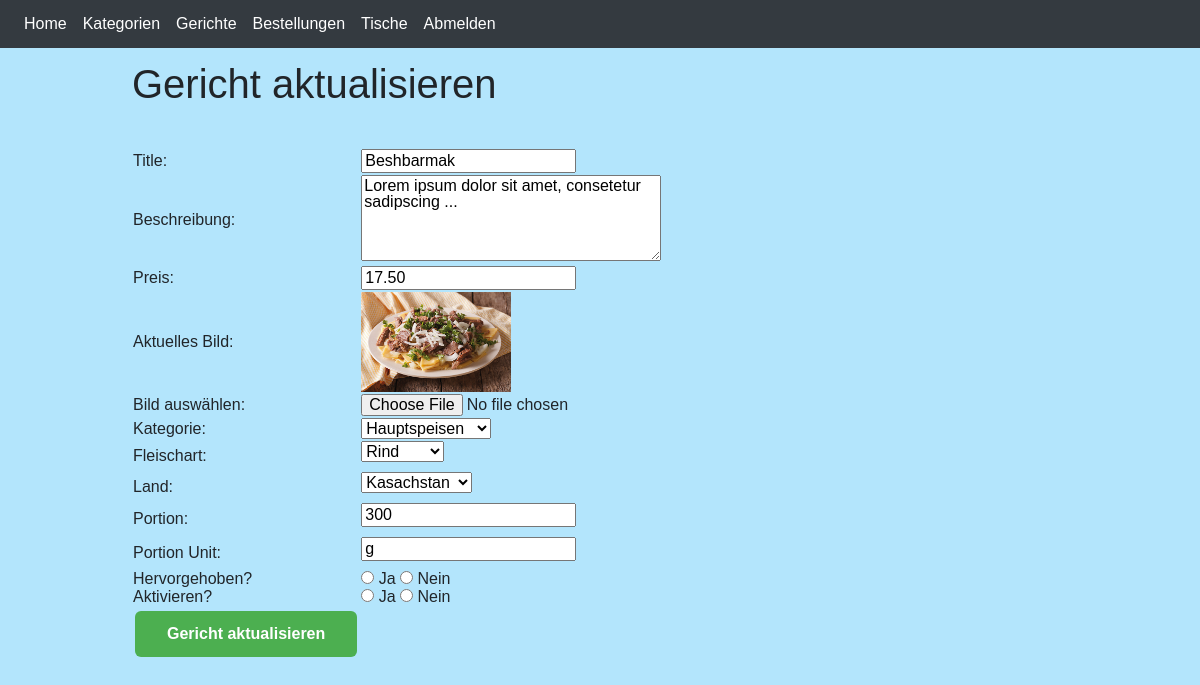
Page /admin/dishUpdate.php?id=1 (signed in) on the committed database.
### tables this page shows
CREATE TABLE `food` (
                        `id` int(10) NOT NULL,
                        `title` varchar(150) NOT NULL,
                        `description` varchar(255) NOT NULL,
                        `price` decimal(10,2) NOT NULL,
                        `image_name` varchar(80) NOT NULL,
                        `category_id` int(11) NOT NULL,
                        `meat_type_id` int(11) DEFAULT NULL,
                        `country_id` int(11) DEFAULT NULL,
                        `food_portion` int(11) DEFAULT NULL,
                        `food_portion_unit` varchar(30) DEFAULT NULL,
                        `featured` varchar(10) NOT NULL,
                        `active` varchar(10) NOT NULL
);

CREATE TABLE `category` (
                            `id` int(11) NOT NULL,
                            `category_name` varchar(80) NOT NULL,
                            `image_name` varchar(100) NOT NULL,
                            `featured` varchar(10) NOT NULL,
                            `active` varchar(10) NOT NULL,
                            `icon_name` varchar(100) NOT NULL
);

CREATE TABLE `meat_type` (
                             `id` int(11) NOT NULL,
                             `meat_type_name` varchar(80) NOT NULL,
                             `icon_name` varchar(80) NOT NULL
);

CREATE TABLE `country` (
                           `id` int(11) NOT NULL,
                           `country_name` varchar(80) NOT NULL,
                           `country_short_name` varchar(10) NOT NULL
);

### admin/dishUpdate.php (the view, shortened to what this page needs)
<?php include('partials/header.php'); ?>
<?php
if(isset($_GET['id']))
{
    $id = $_GET['id'];
    $sql2 = "SELECT * FROM food WHERE id=$id";
    $res2 = mysqli_query($conn, $sql2);
    $row2 = mysqli_fetch_assoc($res2);
    $title = $row2['title'];
    $description = $row2['description'];
    $price = $row2['price'];
    $current_image = $row2['image_name'];
    $current_category = $row2['category_id'];
    $current_country_id = $row2 ['country_id'];
    $current_meat_type = $row2['meat_type_id'];
    $food_portion = $row2 ['food_portion'];
    $food_portion_unit = $row2['food_portion_unit'];
    $featured = $row2['featured'];
    $active = $row2['active'];
}
else
{
    header('location:'.URLRACINE.'admin/dishManage.php');
}
?>
    <div class="main-content">
        <div class="wrapper">
            <h1>Gericht aktualisieren</h1>
            <br><br>
            <form action="" method="POST" enctype="multipart/form-data">
                <table class="tbl-30">
                    <tr>
                        <td>Title: </td>
                        <td>
                            <input type="text" name="title" value="<?php echo $title; ?>">
                        </td>
                    </tr>
                    <tr>
                        <td>Beschreibung: </td>
                        <td>
                            <textarea name="description" cols="30" rows="5"><?php echo $description; ?></textarea>
                        </td>
                    </tr>
                    <tr>
                        <td>Preis: </td>
                        <td>
                            <input type="number" name="price" value="<?php echo $price; ?>">
                        </td>
                    </tr>
                    <tr>
                        <td>Aktuelles Bild: </td>
                        <td>
                            <?php
                            if($current_image == "")
                            {
                                echo "<div class='error'>Kein Bild vorhanden</div>";
                            }
                            else
                            {
                                ?>
                                <img src="<?php echo URLRACINE; ?>assets/images/<?php echo $current_image; ?>" width="150px">
                                <?php
                            }
                            ?>
                        </td>
                    </tr>
                    <tr>
                        <td>Bild auswählen: </td>
                        <td>
                            <input type="file" name="image">
                        </td>
                    </tr>
                    <tr>
                        <td>Kategorie: </td>
                        <td>
                            <select name="category">
                                <?php
                                $sql = "SELECT * FROM category";
                                $res = mysqli_query($conn, $sql);
                                $count = mysqli_num_rows($res);
                                if($count>0)
                                {
                                    while($row=mysqli_fetch_assoc($res))
                                    {
                                        $category_title = $row['category_name'];
                                        $category_id = $row['id'];
                                        ?>
                                        <option <?php if($current_category==$category_id){echo "selected";} ?> value="<?php echo $category_id; ?>"><?php echo $category_title; ?></option>
                                        <?php
                                    }
                                }
                                else
                                {
                                    echo "<option value='0'>Kategorie nicht verfügbar</option>";
                                }
                                ?>
                            </select>
                        </td>
                    </tr>
                    <tr>
                        <td>Fleischart: </td>
                        <td>
                            <label>
                                <select name="meat_type_id">
                                    <?php
                                    $sql = "SELECT * FROM meat_type";
                                    $res = mysqli_query($conn, $sql);
                                    $count = mysqli_num_rows($res);
                                    if($count>0)
                                    {
                                        while($row=mysqli_fetch_assoc($res))
                                        {
                                            $meat_type_id = $row['id'];
                                            $meat_type_name = $row['meat_type_name'];
                                            ?>
                                            <option <?php if($current_meat_type==$meat_type_id) {echo "selected";} ?>  value="<?php echo $meat_type_id; ?>"><?php echo $meat_type_name; ?></option>
                                            <?php
                                        }
                                    }
                                    else
                                    {
                                        ?>
                                        <option value="0">keine Fleischart gefunden</option>
                                        <?php
                                    }
                                    ?>
                                </select>
                            </label>
                        </td>
                    </tr>
                    <tr>
                        <td>Land: </td>
                        <td>
                            <label>
                                <select name="country_id">
                                    <?php
                                    $sql = "SELECT * FROM country";
                                    $res = mysqli_query($conn, $sql);
                                    $count = mysqli_num_rows($res);
                                    if($count>0)
                                    {
                                        while($row=mysqli_fetch_assoc($res))
                                        {
                                            $country_id = $row['id'];
                                            $country_name = $row['country_name'];
                                            ?>
                                            <option <?php if($current_country_id==$country_id) {echo "selected";} ?>  value="<?php echo $country_id; ?>"><?php echo $country_name; ?></option>
                                            <?php
                                        }
                                    }
                                    else
                                    {
                                        ?>
                                        <option value="0">kein Land gefunden</option>
                                        <?php
                                    }
                                    ?>
                                </select>
                            </label>
                        </td>
                    </tr>
                    <tr>
                        <td>Portion: </td>
                        <td>
                            <label>
                                <input type="number" name="food_portion" value="<?php echo $food_portion; ?>">
                            </label>
                        </td>
                    </tr>
                    <tr>
                        <td>Portion Unit: </td>
                        <td>
                            <label>
                                <input type="text" name="food_portion_unit" value="<?php echo $food_portion_unit; ?>">
                            </label>
                        </td>
                    </tr>
                    <tr>
                        <td>Hervorgehoben? </td>
                        <td>
                            <input <?php if($featured=="Ja") {echo "checked";} ?> type="radio" name="featured" value="Ja"> Ja
                            <input <?php if($featured=="Nein") {echo "checked";} ?> type="radio" name="featured" value="Nein"> Nein
                        </td>
                    </tr>
                    <tr>
                        <td>Aktivieren? </td>
                        <td>
                            <input <?php if($active=="Ja") {echo "checked";} ?> type="radio" name="active" value="Ja"> Ja
                            <input <?php if($active=="Nein") {echo "checked";} ?> type="radio" name="active" value="Nein"> Nein
                        </td>
                    </tr>
                    <tr>
                        <td>
                            <input type="submit" name="submit" value="Gericht aktualisieren" class="button1">
                        </td>
                    </tr>
                </table>
            </form>
        </div>
    </div>
<?php include('partials/footer.php'); ?>

### admin/assets/css/admin.css (style rules this page uses)
body, input, textarea, select, option { font-family: "Oswald", Helvetica, sans-serif; font-weight: 100; font-size: 1rem; line-height: 1rem; }
body { background-color: #B3E5FC; }

### admin/assets/css/admin2.css (style rules this page uses)
.wrapper { padding: 1%; width: 80%; margin: 0 auto; }
.button1 { background-color: #4CAF50; border: none; color: white; padding: 15px 32px; text-align: center; text-decoration: none; display: inline-block; font-size: 16px; margin: 4px 2px; cursor: pointer; font-weight: bold; border-radius: 6px; }
.tbl-30 { width: 30%; }

### rows in the picture
food: title "Beshbarmak", description "Lorem ipsum dolor sit amet, consetetur sadipscing ...", price "17.50", image_name (picture), category "Hauptspeisen", meat_type_id "Rind", country_id "Kasachstan", food_portion "300", food_portion_unit "g"
